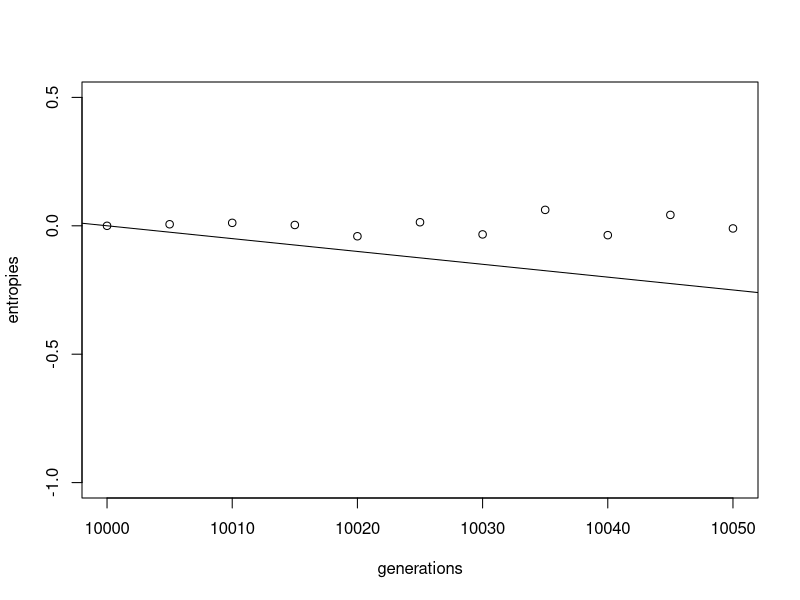

Generate this figure with R:
generations <- seq(10000,10050, 5)

entropies <- c(0.0,
               0.00603067660238,
               0.0115217973686,
               0.00321680708462,
               -0.0406957302437,
               0.0138704838672,
               -0.0334773751394,
               0.0620089397334,
               -0.0364188189738,
               0.0424092284745,
               -0.0102556882952)

plot(generations, entropies, ylim=c(-1,0.5))
abline(50,-(1/200))
